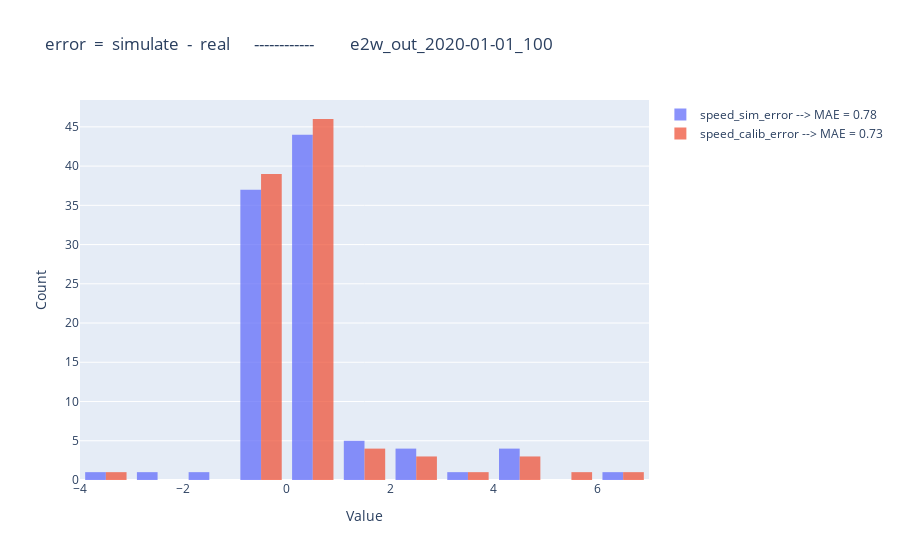

The code cell stored with this chart in its notebook:
### Code cell
import plotly.graph_objects as go

fig = go.Figure()

xbins=dict(
        start=-7,  # Bin start
        end=7,    # Bin end
        size=1    # Bin size (width of each bin)
    )
sim_MAE = round(abs(compare_df['speed_sim_error']).mean(),2)
calib_MAE = round(abs(compare_df['speed_calib_error']).mean(),2)
fig.add_trace(go.Histogram(x=compare_df['speed_sim_error'], name=f"speed_sim_error --> MAE = {sim_MAE}", opacity=0.75, xbins=xbins))
fig.add_trace(go.Histogram(x=compare_df['speed_calib_error'], name=f"speed_calib_error --> MAE = {calib_MAE}", opacity=0.75, xbins=xbins))

fig.update_layout(
    barmode='group',  # Use 'overlay' if you want stacked look
    xaxis_title='Value',
    yaxis_title='Count',
    title=f"error  =  simulate  -  real      ------------         {postfix}"
)

fig.show()
fig.write_html(f"diagram/hist_speed_error_{postfix}.html")

### Figure 1 — Plotly figure (JSON) as saved in the notebook; plotly's stock layout.template omitted (floating-point values rounded to 4 significant figures)
{"data": [{"name": "speed_sim_error --> MAE = 0.78", "opacity": 0.75, "type": "histogram", "x": [0.002222, 0.1789, 0.5589, -0.09667, -0.4022, 0.5211, -0.06778, 0.1156, 6.183, -0.4211, -0.1689, 0.3767, -0.2756, -3.052, 0.2089, 0.03, 7.294, 0.1344, 2.099, 2.387, 2.129, -0.3278, 0.3622, -0.2778, 0.3389, 0.1078, 0.7733, 0.04556, -0.06889, 0.4511, -0.17, 0.4856, 0.5589, -0.3222, 0.05333, -0.05778, 0.1389, -0.1389, 1.769, 1.114, -0.2167, 0.1056, -1.561, 0.2722, -0.3133, 0.2489, -0.83, 0.2733, 1.612, 0.61, -0.1189, 0.1078, -0.1033, -0.3711, 0.3033, 0.08556, 3.823, 0.1022, -0.02556, -0.05667, -0.09222, -0.2822, -0.5333, -0.1611, 0.1689, 0.05556, 0.1189, 0.4511, -0.2456, 0.006667, -0.1167, -0.1489, -0.1489, -0.2622, -0.1344, -0.19, 0.05889, 1.766, -0.04556, 4.05, 4.328, 4.328, 4.606, -0.1211, 0.003333, 0.08667, 0.66, 1.474, 0.28, 0.35, -0.04, 0.8689, 2.051, 0.9678, -0.1033, -0.09, -2.59, 0.4467, 0.4567, 0.2011], "xbins": {"end": 7, "size": 1, "start": -7}}, {"name": "speed_calib_error --> MAE = 0.73", "opacity": 0.75, "type": "histogram", "x": [0.002057, 0.1837, 0.5539, -0.0952, -0.4034, 0.344, -0.07169, 0.1116, 6.18, -0.4162, -0.1711, 0.3814, -0.2781, -3.057, 0.2128, 0.02846, 7.293, 0.136, 2.103, 2.386, 0.8568, -0.323, 0.3666, -0.2736, 0.3396, 0.1062, 0.7739, 0.05016, -0.06539, 0.4557, -0.1674, 0.4895, 0.5539, -0.3246, 0.05206, -0.05842, 0.1373, 0.245, 1.765, 1.109, -0.2203, 0.1075, 0.227, 0.2722, -0.03585, 0.2515, -0.835, 0.2728, 1.609, 0.6107, -0.1207, 0.1118, -0.1072, -0.4754, 0.3063, 0.08999, 3.821, 0.1049, -0.142, -0.05206, -0.08736, -0.2817, -0.5307, -0.1563, 0.168, 0.0539, 0.1202, 0.4472, -0.2429, 0.002403, -0.1176, -0.1477, -0.1727, -0.266, -0.137, -0.1893, 0.05442, 0.5486, -0.04907, 4.046, 4.882, 4.475, 5.435, -0.1244, -0.001667, 0.08971, 0.6596, 1.475, 0.2761, 0.3521, -0.04308, 0.8662, 2.052, 0.9666, -0.1053, -0.09071, -0.04628, 0.4494, -0.09871, 0.2004], "xbins": {"end": 7, "size": 1, "start": -7}}], "layout": {"barmode": "group", "title": {"text": "error  =  simulate  -  real      ------------         e2w_out_2020-01-01_100"}, "xaxis": {"title": {"text": "Value"}}, "yaxis": {"title": {"text": "Count"}}}}
